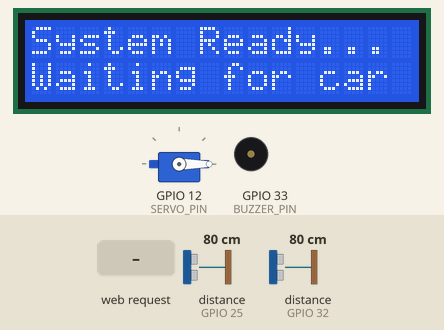
Simulated run of this sketch. Board: ESP32. Parts: servo, 16×2 character LCD, buzzer (waves = sounding). Wiring (inferred from the names in the program): ultrasonic range finder: trigger GPIO 13; echo GPIO 32. The test bench sets the inputs (shaded band); at power-on: distance to the obstacle (sensors on GPIO 32, GPIO 25) 80 cm. The echo pulse lasts 58.3 µs per cm; WiFi joins after 1.5 s; servers stay silent unless stated; what the sketch prints to the serial monitor is not drawn.

Above: at 4.8 s.
4.9 s: HTTP request GET /buzzer received
At 6.7 s:
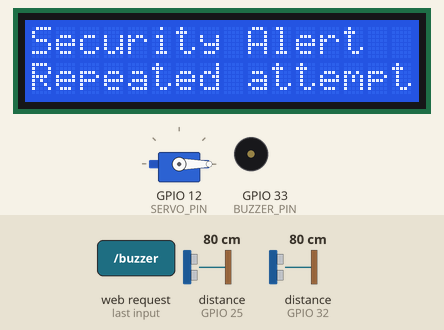
6.9 s: distance to the obstacle (sensor on GPIO 32) set to 2 cm
At 8.4 s:
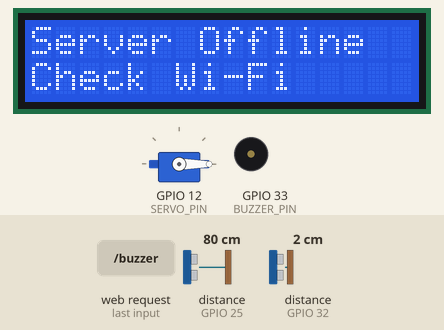
8.7 s: HTTP request GET /authorized received
At 9.2 s:
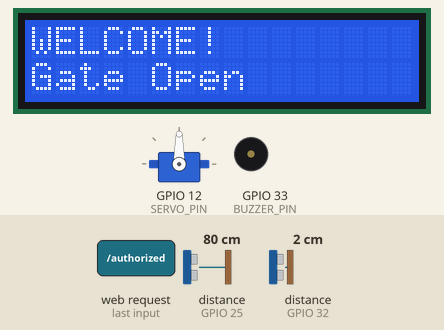
11.7 s: HTTP request GET /unauthorized received
At 11.9 s:
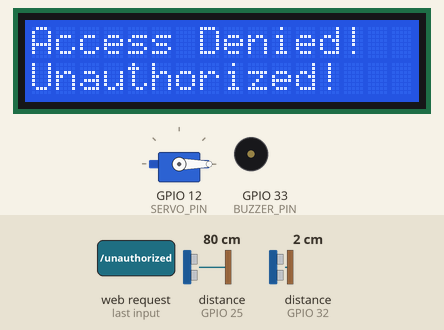
13.5 s: HTTP request GET /lockdown received
At 14.2 s:
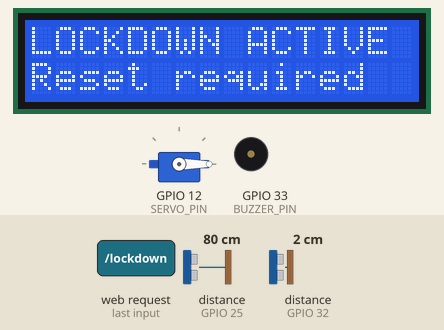
15.0 s: HTTP request GET /greet received
At 15.3 s:
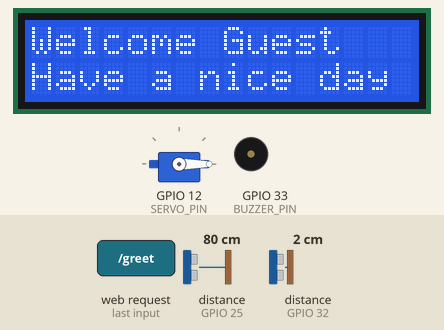
Timing chart, 0 to 17.5 s (numbered marks = the images above; inputs shaded):
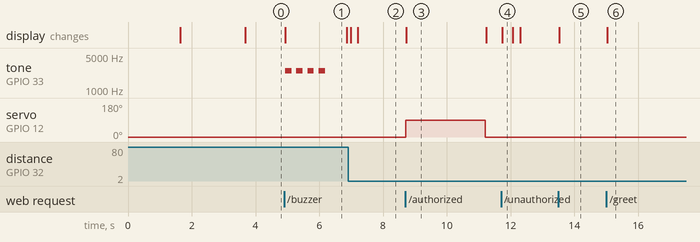

Measured:
- after the input at 4.9 s, tone on GPIO 33 (BUZZER_PIN): alternates 2500 Hz for 0.20 s and silent for 0.15 s, 8 changes in all, then stays silent, starting at once; the display: changes at once (image 1)
- after the input at 6.9 s, the display: first changes after 0.08 s (image 2 shows a later state)
- after the input at 8.7 s, servo on GPIO 12 (SERVO_PIN): 0° → 90° at once, → 0° 2.5 s later; the display: changes at once (image 3)
- after the input at 11.7 s, the display: changes at once (image 4)
- after the input at 13.5 s, the display: changes at once (image 5)
- after the input at 15.0 s, the display: changes at once (image 6)
- what the display in image 1 shows lasts 2.0 s, from 4.9 s to 6.9 s

The sketch:

parkguard_esp32.ino
```cpp
/*
 * ParkGuard ESP32 gate controller
 * ==============================
 *
 * Hardware role
 * -------------
 * The ESP32 is the real-time edge controller for the parking gate. It:
 *   1. Watches the approach ultrasonic sensor and asks the Python server to
 *      start a camera scan (GET /start_camera).
 *   2. Watches the parking-slot ultrasonic sensor before opening the gate.
 *   3. Drives the gate servo, the buzzer, and the 16x2 I2C LCD.
 *   4. Receives decisions from the Python server over local Wi-Fi:
 *        /authorized   -> check the slot and open the gate when possible
 *        /unauthorized -> show "Access Denied" (buzzer is driven separately)
 *        /buzzer       -> play the repeated-attempt alarm sequence
 *        /lockdown     -> keep the gate closed and show a lockdown screen
 *        /unlock       -> clear lockdown and return to standby
 *        /greet        -> show a personalised welcome message
 *        /servo        -> open or close the gate directly
 *        /status       -> JSON diagnostics for both ultrasonic sensors
 *
 * Safety notes
 * ------------
 * * The servo must use a separate 5 V supply with a common ground. Do not power
 *   a loaded servo from the ESP32 3.3 V pin.
 * * HC-SR04 ECHO pins are 5 V outputs. Use a voltage divider (or a level
 *   shifter) on ECHO before connecting it to the ESP32.
 * * The gate opens only when the parking-slot sensor reports free space.
 *
 * Wi-Fi / server credentials
 * --------------------------
 * Copy ``secrets.example.h`` to ``secrets.h`` in this folder and fill in your
 * own values. ``secrets.h`` is git-ignored. The placeholders below keep the
 * sketch compilable when no local secrets file exists.
 *
 * Required Arduino libraries
 * --------------------------
 * * ESP32Servo            (Kevin Harrington / John K. Bennett)
 * * LiquidCrystal_I2C     (Frank de Brabander)
 * * ESP32 board package   (WiFi, WebServer, HTTPClient, Wire are built in)
 */

#include <WiFi.h>
#include <WebServer.h>
#include <HTTPClient.h>
#include <Wire.h>
#include <LiquidCrystal_I2C.h>
#include <ESP32Servo.h>

// ---------------------------------------------------------------------------
// Local secrets. Create secrets.h from secrets.example.h; never commit it.
// ---------------------------------------------------------------------------
#if __has_include("secrets.h")
#include "secrets.h"
#endif

#ifndef WIFI_SSID
#define WIFI_SSID "YOUR_WIFI_SSID"
#endif
#ifndef WIFI_PASSWORD
#define WIFI_PASSWORD "YOUR_WIFI_PASSWORD"
#endif
#ifndef PARKGUARD_SERVER_IP
#define PARKGUARD_SERVER_IP "YOUR_PARKGUARD_SERVER_IP"
#endif
#ifndef PARKGUARD_SERVER_PORT
#define PARKGUARD_SERVER_PORT 5000
#endif

// ---------------------------------------------------------------------------
// Pin map (ESP32 DevKit v1 / 30-pin board)
// ---------------------------------------------------------------------------
// Ultrasonic sensor #1: vehicle approach trigger, facing the driveway.
// TRIG is an ESP32 output; ECHO is an input (use a divider if the sensor is 5 V).
constexpr uint8_t APPROACH_TRIG_PIN = 13;
constexpr uint8_t APPROACH_ECHO_PIN = 32;

// Ultrasonic sensor #2: parking-slot occupancy sensor, mounted over the space.
// TRIG is an ESP32 output; ECHO is an input (use a divider if the sensor is 5 V).
constexpr uint8_t PARKING_TRIG_PIN = 14;
constexpr uint8_t PARKING_ECHO_PIN = 25;

// Passive buzzer signal pin. The other buzzer lead goes to GND.
constexpr uint8_t BUZZER_PIN = 33;

// Gate servo signal pin. Servo V+ goes to an external 5 V supply.
// Servo GND and ESP32 GND must be connected together.
constexpr uint8_t SERVO_PIN = 12;
constexpr uint8_t GATE_CLOSED_ANGLE = 0;   // Gate physically closed
constexpr uint8_t GATE_OPEN_ANGLE = 90;    // Gate physically open

// I2C LCD (16 columns x 2 rows, backpack address 0x27 by default).
// The ESP32's default I2C pins are 21/22, so this project maps them explicitly.
constexpr uint8_t LCD_I2C_ADDRESS = 0x27;
constexpr uint8_t LCD_COLUMNS = 16;
constexpr uint8_t LCD_ROWS = 2;
constexpr uint8_t I2C_SDA_PIN = 26;
constexpr uint8_t I2C_SCL_PIN = 27;

// ---------------------------------------------------------------------------
// Behaviour tuning
// ---------------------------------------------------------------------------
// A car closer than this to sensor #1 is considered "arrived".
constexpr long APPROACH_THRESHOLD_CM = 15;

// A car closer than this to sensor #2 is considered parked, so the garage is full.
constexpr long PARKING_FULL_THRESHOLD_CM = 20;

// HC-SR04 timeout: 30 ms is about 5 m. Timeouts return NO_ECHO_DISTANCE_CM.
constexpr unsigned long ECHO_TIMEOUT_US = 30000;
constexpr long NO_ECHO_DISTANCE_CM = 999;

// Do not ask the Python server for another scan during this cool-down window.
constexpr unsigned long APPROACH_COOLDOWN_MS = 5000;

// Keep the gate open long enough for the vehicle to pass.
constexpr unsigned long GATE_OPEN_MS = 2500;

// Poll the ultrasonic sensors every 100 ms.
constexpr unsigned long SENSOR_POLL_MS = 100;

// Wi-Fi connection and HTTP client timeouts.
constexpr unsigned long WIFI_CONNECT_TIMEOUT_MS = 20000;
constexpr uint16_t HTTP_TIMEOUT_MS = 1500;

// ---------------------------------------------------------------------------
// Global objects and state
// ---------------------------------------------------------------------------
WebServer server(80);
LiquidCrystal_I2C lcd(LCD_I2C_ADDRESS, LCD_COLUMNS, LCD_ROWS);
Servo gateServo;

unsigned long lastTriggerTime = 0;
unsigned long lastSensorCheck = 0;
unsigned long servoCloseAt = 0;
bool servoIsOpen = false;
bool lockdown = false;

// ---------------------------------------------------------------------------
// Buzzer sequences
// ---------------------------------------------------------------------------
// Each step is (frequency in Hz, duration in ms). Frequency 0 means silence.
struct SeqStep {
    uint16_t frequency;
    uint16_t duration;
};

// "Garage full" notification: one long beep followed by a pause.
const SeqStep FULL_SEQ[] = {
    {1000, 300},
    {0, 1000},
};

// Repeated-attempt alarm: four short high beeps separated by short pauses.
// This is sent by the Python server through /buzzer, not by /unauthorized.
const SeqStep DENIED_SEQ[] = {
    {2500, 200}, {0, 150},
    {2500, 200}, {0, 150},
    {2500, 200}, {0, 150},
    {2500, 200}, {0, 650},
};

const SeqStep *seqSteps = nullptr;
uint8_t seqCount = 0;
uint8_t seqIndex = 0;
unsigned long stepStart = 0;
bool seqActive = false;

void applyStep() {
    if (seqSteps[seqIndex].frequency > 0) {
        tone(BUZZER_PIN, seqSteps[seqIndex].frequency);
    } else {
        noTone(BUZZER_PIN);
    }
}

void startSequence(const SeqStep *steps, uint8_t count) {
    if (steps == nullptr || count == 0) {
        return;
    }
    seqSteps = steps;
    seqCount = count;
    seqIndex = 0;
    seqActive = true;
    stepStart = millis();
    applyStep();
}

void updateSequence() {
    if (!seqActive) {
        return;
    }

    if (millis() - stepStart >= seqSteps[seqIndex].duration) {
        stepStart += seqSteps[seqIndex].duration;
        seqIndex++;

        if (seqIndex >= seqCount) {
            seqActive = false;
            noTone(BUZZER_PIN);
            // Do not overwrite a lockdown screen when the alarm finishes.
            if (lockdown) {
                lcd.clear();
                lcd.setCursor(0, 0);
                lcd.print("LOCKDOWN ACTIVE");
            } else {
                lcd.clear();
                lcd.setCursor(0, 0);
                lcd.print("System Ready...");
            }
            return;
        }
        applyStep();
    }
}

// ---------------------------------------------------------------------------
// LCD helpers
// ---------------------------------------------------------------------------
String fitToLcd(const String &value) {
    if (value.length() <= LCD_COLUMNS) {
        return value;
    }
    return value.substring(0, LCD_COLUMNS);
}

void showLines(const String &line1, const String &line2 = "") {
    lcd.clear();
    lcd.setCursor(0, 0);
    lcd.print(fitToLcd(line1));
    if (line2.length() > 0) {
        lcd.setCursor(0, 1);
        lcd.print(fitToLcd(line2));
    }
}

void showReadyScreen() {
    if (lockdown) {
        showLines("LOCKDOWN ACTIVE", "Reset required");
    } else {
        showLines("System Ready...", "Waiting for car");
    }
}

// ---------------------------------------------------------------------------
// Ultrasonic sensors
// ---------------------------------------------------------------------------
long getDistanceCm(uint8_t trigPin, uint8_t echoPin) {
    // HC-SR04 sequence: 10 us trigger pulse, then measure the echo pulse width.
    digitalWrite(trigPin, LOW);
    delayMicroseconds(5);
    digitalWrite(trigPin, HIGH);
    delayMicroseconds(10);
    digitalWrite(trigPin, LOW);

    unsigned long duration = pulseIn(echoPin, HIGH, ECHO_TIMEOUT_US);
    if (duration == 0) {
        return NO_ECHO_DISTANCE_CM;
    }

    // Speed of sound is about 0.034 cm/us; divide by 2 for the round trip.
    return static_cast<long>(duration * 0.034 / 2);
}

bool parkingIsFull() {
    long distance = getDistanceCm(PARKING_TRIG_PIN, PARKING_ECHO_PIN);
    return distance > 0 && distance <= PARKING_FULL_THRESHOLD_CM;
}

// ---------------------------------------------------------------------------
// Gate control
// ---------------------------------------------------------------------------
void closeGate() {
    gateServo.write(GATE_CLOSED_ANGLE);
    servoIsOpen = false;
    servoCloseAt = 0;
}

// Open only when the parking slot is free. Returns true when the gate opened.
bool openGateIfSpaceAvailable() {
    if (parkingIsFull()) {
        showLines("Garage Full!", "Please Wait...");
        startSequence(FULL_SEQ, sizeof(FULL_SEQ) / sizeof(FULL_SEQ[0]));
        return false;
    }

    gateServo.write(GATE_OPEN_ANGLE);
    servoIsOpen = true;
    servoCloseAt = millis() + GATE_OPEN_MS;
    return true;
}

// ---------------------------------------------------------------------------
// Python server communication
// ---------------------------------------------------------------------------
bool triggerPythonScan() {
    if (WiFi.status() != WL_CONNECTED) {
        Serial.println("[HTTP] Cannot trigger scan: Wi-Fi is not connected.");
        return false;
    }

    String url = String("http://") + PARKGUARD_SERVER_IP + ":" +
                 String(PARKGUARD_SERVER_PORT) + "/start_camera";

    WiFiClient client;
    HTTPClient http;
    if (!http.begin(client, url)) {
        Serial.println("[HTTP] Could not create the request.");
        return false;
    }

    http.setTimeout(HTTP_TIMEOUT_MS);
    int statusCode = http.GET();
    http.end();

    Serial.printf("[HTTP] GET %s -> %d\n", url.c_str(), statusCode);
    return statusCode > 0 && statusCode < 400;
}

// ---------------------------------------------------------------------------
// HTTP handlers called by the Python server
// ---------------------------------------------------------------------------
void handleAuthorized() {
    if (!openGateIfSpaceAvailable()) {
        server.send(200, "text/plain", "FULL");
        return;
    }

    showLines("WELCOME!", "Gate Open");
    server.send(200, "text/plain", "OPEN");
}

void handleUnauthorized() {
    // The first denied attempt only shows a message. The Python server calls
    // /buzzer on repeated attempts, matching the project security policy.
    showLines("Access Denied!", "Unauthorized!");
    server.send(200, "text/plain", "DENIED");
}

void handleBuzzer() {
    showLines("Security Alert", "Repeated attempt");
    startSequence(DENIED_SEQ, sizeof(DENIED_SEQ) / sizeof(DENIED_SEQ[0]));
    server.send(200, "text/plain", "BUZZER");
}

void handleLockdown() {
    lockdown = true;
    closeGate();
    showLines("LOCKDOWN ACTIVE", "Reset required");
    server.send(200, "text/plain", "LOCKED");
}

void handleUnlock() {
    lockdown = false;
    closeGate();
    showReadyScreen();
    server.send(200, "text/plain", "UNLOCKED");
}

void handleGreeting() {
    String name = server.arg("name");
    if (name.length() == 0) {
        name = server.arg("message");
    }
    if (name.length() == 0) {
        name = "Guest";
    }

    showLines("Welcome " + name, "Have a nice day");
    server.send(200, "text/plain", "GREETED");
}

void handleServo() {
    String action = server.arg("action");
    action.toLowerCase();

    if (action == "close") {
        closeGate();
        showReadyScreen();
        server.send(200, "text/plain", "CLOSED");
        return;
    }

    // Anything other than an explicit close is treated as an open request.
    if (!openGateIfSpaceAvailable()) {
        server.send(200, "text/plain", "FULL");
        return;
    }

    showLines("Gate Open", "Welcome");
    server.send(200, "text/plain", "OPEN");
}

void handleStatus() {
    long approachDistance = getDistanceCm(APPROACH_TRIG_PIN, APPROACH_ECHO_PIN);
    long parkingDistance = getDistanceCm(PARKING_TRIG_PIN, PARKING_ECHO_PIN);

    String json = String("{\"approach_cm\":") + approachDistance +
                  ",\"parking_cm\":" + parkingDistance +
                  ",\"parking_full\":" + (parkingIsFull() ? "true" : "false") +
                  ",\"gate_open\":" + (servoIsOpen ? "true" : "false") +
                  ",\"lockdown\":" + (lockdown ? "true" : "false") + "}";

    server.send(200, "application/json", json);
}

void handleRoot() {
    server.send(200, "text/plain", "ParkGuard ESP32 gate controller");
}

void handleNotFound() {
    server.send(404, "text/plain", "Not found");
}

// ---------------------------------------------------------------------------
// Arduino setup
// ---------------------------------------------------------------------------
void setup() {
    Serial.begin(115200);

    // Configure the ultrasonic pins, buzzer, and servo.
    pinMode(APPROACH_TRIG_PIN, OUTPUT);
    pinMode(APPROACH_ECHO_PIN, INPUT);
    pinMode(PARKING_TRIG_PIN, OUTPUT);
    pinMode(PARKING_ECHO_PIN, INPUT);
    pinMode(BUZZER_PIN, OUTPUT);
    noTone(BUZZER_PIN);

    gateServo.setPeriodHertz(50);            // Standard hobby-servo PWM frequency
    gateServo.attach(SERVO_PIN, 500, 2400);  // Pulse width range for SG90/MG996R-class servos
    gateServo.write(GATE_CLOSED_ANGLE);

    // Start the I2C bus on the explicitly documented LCD pins.
    Wire.begin(I2C_SDA_PIN, I2C_SCL_PIN);
    lcd.init();
    lcd.backlight();
    showLines("ParkGuard", "Booting...");

    // Connect to Wi-Fi without blocking forever if the router is unavailable.
    WiFi.mode(WIFI_STA);
    WiFi.setSleep(false);
    WiFi.begin(WIFI_SSID, WIFI_PASSWORD);

    showLines("Connecting WiFi", "");
    unsigned long wifiStartedAt = millis();
    while (WiFi.status() != WL_CONNECTED &&
           millis() - wifiStartedAt < WIFI_CONNECT_TIMEOUT_MS) {
        delay(250);
        Serial.print(".");
    }
    Serial.println();

    if (WiFi.status() == WL_CONNECTED) {
        Serial.print("[WiFi] Connected. ESP32 IP: ");
        Serial.println(WiFi.localIP());
        showLines("ESP IP Address:", WiFi.localIP().toString());
        delay(2000);
    } else {
        Serial.println("[WiFi] Connection failed; running without the network.");
        showLines("WiFi FAILED", "Check secrets.h");
        delay(2000);
    }

    // Register every endpoint used by main.py.
    server.on("/", handleRoot);
    server.on("/authorized", handleAuthorized);
    server.on("/unauthorized", handleUnauthorized);
    server.on("/buzzer", handleBuzzer);
    server.on("/lockdown", handleLockdown);
    server.on("/unlock", handleUnlock);
    server.on("/greet", handleGreeting);
    server.on("/servo", handleServo);
    server.on("/status", handleStatus);
    server.onNotFound(handleNotFound);
    server.begin();

    showReadyScreen();
    Serial.println("[ParkGuard] ESP32 gate controller ready.");
}

// ---------------------------------------------------------------------------
// Arduino main loop
// ---------------------------------------------------------------------------
void loop() {
    server.handleClient();
    updateSequence();

    // Close the gate automatically after the crossing window.
    if (servoIsOpen && millis() >= servoCloseAt) {
        closeGate();
        showReadyScreen();
    }

    // Poll the approach sensor only when the system is idle and not locked.
    if (!lockdown && !seqActive && !servoIsOpen &&
        millis() - lastSensorCheck >= SENSOR_POLL_MS) {
        lastSensorCheck = millis();

        long carDistance = getDistanceCm(APPROACH_TRIG_PIN, APPROACH_ECHO_PIN);
        bool carArrived = carDistance > 0 && carDistance <= APPROACH_THRESHOLD_CM;

        if (carArrived && millis() - lastTriggerTime > APPROACH_COOLDOWN_MS) {
            lastTriggerTime = millis();
            showLines("Car Detected!", "Scanning Face...");

            if (!triggerPythonScan()) {
                showLines("Server Offline", "Check Wi-Fi");
            }
        }
    }
}
```

secrets.example.h
```cpp
/*
 * Copy this file to secrets.h in the same folder, then fill in your own values.
 *
 * secrets.h is listed in .gitignore and must never be committed.
 * The ESP32 and the computer running main.py must be on the same LAN.
 */
#pragma once

#define WIFI_SSID "YOUR_WIFI_SSID"
#define WIFI_PASSWORD "YOUR_WIFI_PASSWORD"

// LAN address of the computer running: python main.py
// Do not use "localhost" or 127.0.0.1: the ESP32 needs the computer's LAN IP.
#define PARKGUARD_SERVER_IP "192.0.2.10"
#define PARKGUARD_SERVER_PORT 5000
```
